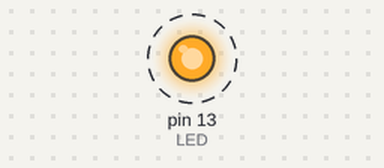
Simulated run of this program. Board: Arduino Mega 2560, built with avr-gcc and run on an emulated ATmega2560. On the bench: output pins drawn as LEDs (lit = HIGH). Dashed ring = blinking.

Above: at 0.5 s.
Timing chart, 0 to 4.6 s (numbered marks = the images above):
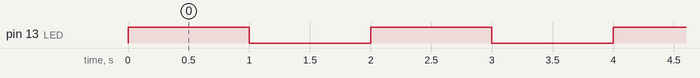

Measured:
- by itself, pin 13 (LED): alternates HIGH for 1.0 s and LOW for 1.0 s

The program:

main.cpp
```cpp
#include <Arduino.h>
#include "../src/lab0/lab0.hpp"

//#define LAB0   //Cod sursa pentru laboratorul 0
#define LAB1     //Cod sursa pentru laboratorul 1
//#define LAB2
//#define LAB3

void setup() {
  setup_lab0();
}

void loop() {

   #ifdef LAB0
  loop_lab0();
  #endif

  #ifdef LAB1
  loop_lab1();
  #endif
}

// Funcția pentru scrierea unui caracter pe Serial
int serial_putchar(char c, FILE *f) {
  Serial.write(c);
  return c;
}

// Funcția pentru citirea unui caracter de la Serial
int serial_getchar(FILE *f) {
  while (!Serial.available());  // Așteaptă până când există un caracter disponibil
  return Serial.read();         // Citește și returnează caracterul
}

// Setup-ul pentru redirecționarea printf și scanf către Serial
void setup_stdio() {

  Serial.begin(9600);

  static FILE serial_stdout;
  static FILE serial_stdin;

  fdev_setup_stream(&serial_stdout, serial_putchar, NULL, _FDEV_SETUP_WRITE);
  fdev_setup_stream(&serial_stdin, NULL, serial_getchar, _FDEV_SETUP_READ);

  stdout = &serial_stdout;
  stdin = &serial_stdin;
}
```

dd_button.hpp
```cpp
#ifndef DD_BUTTON_H_
#define DD_BUTTON_H_

#include <Arduino.h>

#define BUTTON 11

void ButtonIni();
bool ButtonCheckState();

#endif
```

dd_led.hpp
```cpp
#ifndef DD_LED_H_
#define DD_LED_H_

#include <Arduino.h>

#define LED 13

void LedIni();
void LedOn_13();
void LedOff_13();

void LedOff(int ledPin);
void LedOn(int ledPin);

#endif
```

dd_button.cpp
```cpp
#include "../include/dd_button.hpp"

void ButtonIni(){
    pinMode(BUTTON,INPUT_PULLUP);
}

bool ButtonCheckState(){
    bool state = digitalRead(BUTTON);
    return !state;
}
```

dd_led.cpp
```cpp
#include "../include/dd_led.hpp"

void LedIni(){
        pinMode(LED, OUTPUT);
}
void LedOn_13(){
    digitalWrite(LED, HIGH);
}
void LedOff_13(){
    digitalWrite(LED, LOW);
}

void LedOff(int ledPin){
    digitalWrite(ledPin, LOW);
}
void LedOn(int ledPin){
    digitalWrite(ledPin, HIGH);
}
```

lab.cpp
```cpp
#include "../src/lab0/lab0.hpp"

void setup_lab0() {
  LedIni();
  ButtonIni();
}

void loop_lab0() {
    if(HIGH == ButtonCheckState()){
        LedOn(LED_PIN);
    }else{
        LedOff(LED_PIN);
    }
}
void loop_lab1() {
    LedOn_13();
        delay(1000);
    LedOff_13();
        delay(1000);
}
```

lab0.hpp
```cpp
#ifndef LAB0_H_
#define LAB0_H_

#include <Arduino.h>
#include <../include/dd_led.hpp>
#include <../include/dd_button.hpp>

#define LED_PIN 13

void setup_lab0();

void loop_lab0();
void loop_lab1();

#endif
```
